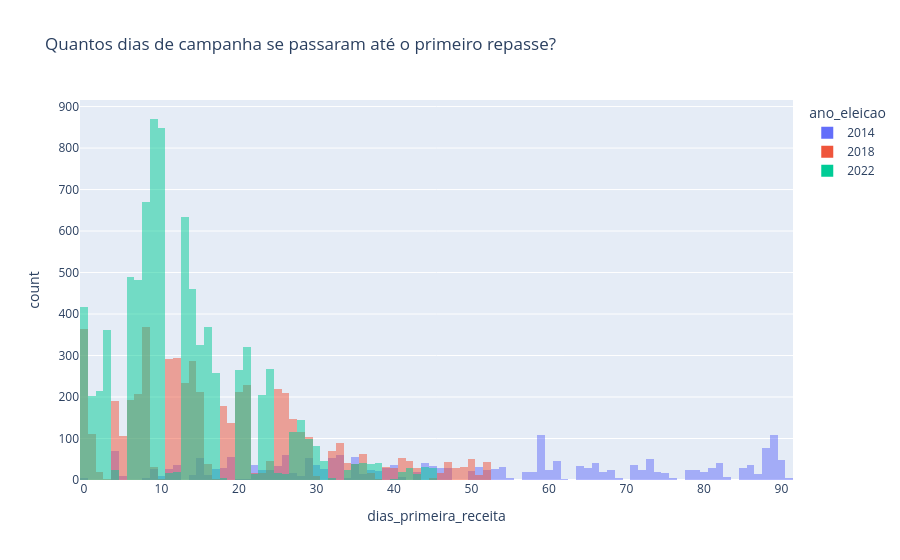

The cell this chart's notebook holds for it:
### Markdown cell above
## EDA: Timing dos Repasses

### Code cell
px.histogram(
    rrd_df_merge,
    x="dias_primeira_receita",
    color="ano_eleicao",
    barmode="overlay",
    title="Quantos dias de campanha se passaram até o primeiro repasse?",
)

### Figure 1 — Plotly figure (JSON) as saved in the notebook; plotly's stock layout.template omitted (floating-point values rounded to 4 significant figures; data arrays with more than 128 entries replaced by an {"elided": "..."} marker saying what was removed)
{"data": [{"bingroup": "x", "hovertemplate": "ano_eleicao=2014<br>dias_primeira_receita=%{x}<br>count=%{y}<extra></extra>", "legendgroup": "2014", "marker": {"color": "#636efa", "opacity": 0.5, "pattern": {"shape": ""}}, "name": "2014", "orientation": "v", "showlegend": true, "type": "histogram", "x": {"elided": "6178 float values"}, "xaxis": "x", "yaxis": "y"}, {"bingroup": "x", "hovertemplate": "ano_eleicao=2018<br>dias_primeira_receita=%{x}<br>count=%{y}<extra></extra>", "legendgroup": "2018", "marker": {"color": "#EF553B", "opacity": 0.5, "pattern": {"shape": ""}}, "name": "2018", "orientation": "v", "showlegend": true, "type": "histogram", "x": {"elided": "7630 float values"}, "xaxis": "x", "yaxis": "y"}, {"bingroup": "x", "hovertemplate": "ano_eleicao=2022<br>dias_primeira_receita=%{x}<br>count=%{y}<extra></extra>", "legendgroup": "2022", "marker": {"color": "#00cc96", "opacity": 0.5, "pattern": {"shape": ""}}, "name": "2022", "orientation": "v", "showlegend": true, "type": "histogram", "x": {"elided": "9675 float values"}, "xaxis": "x", "yaxis": "y"}], "layout": {"barmode": "overlay", "legend": {"title": {"text": "ano_eleicao"}, "tracegroupgap": 0}, "title": {"text": "Quantos dias de campanha se passaram até o primeiro repasse?"}, "xaxis": {"anchor": "y", "domain": [0, 1], "title": {"text": "dias_primeira_receita"}}, "yaxis": {"anchor": "x", "domain": [0, 1], "title": {"text": "count"}}}}
